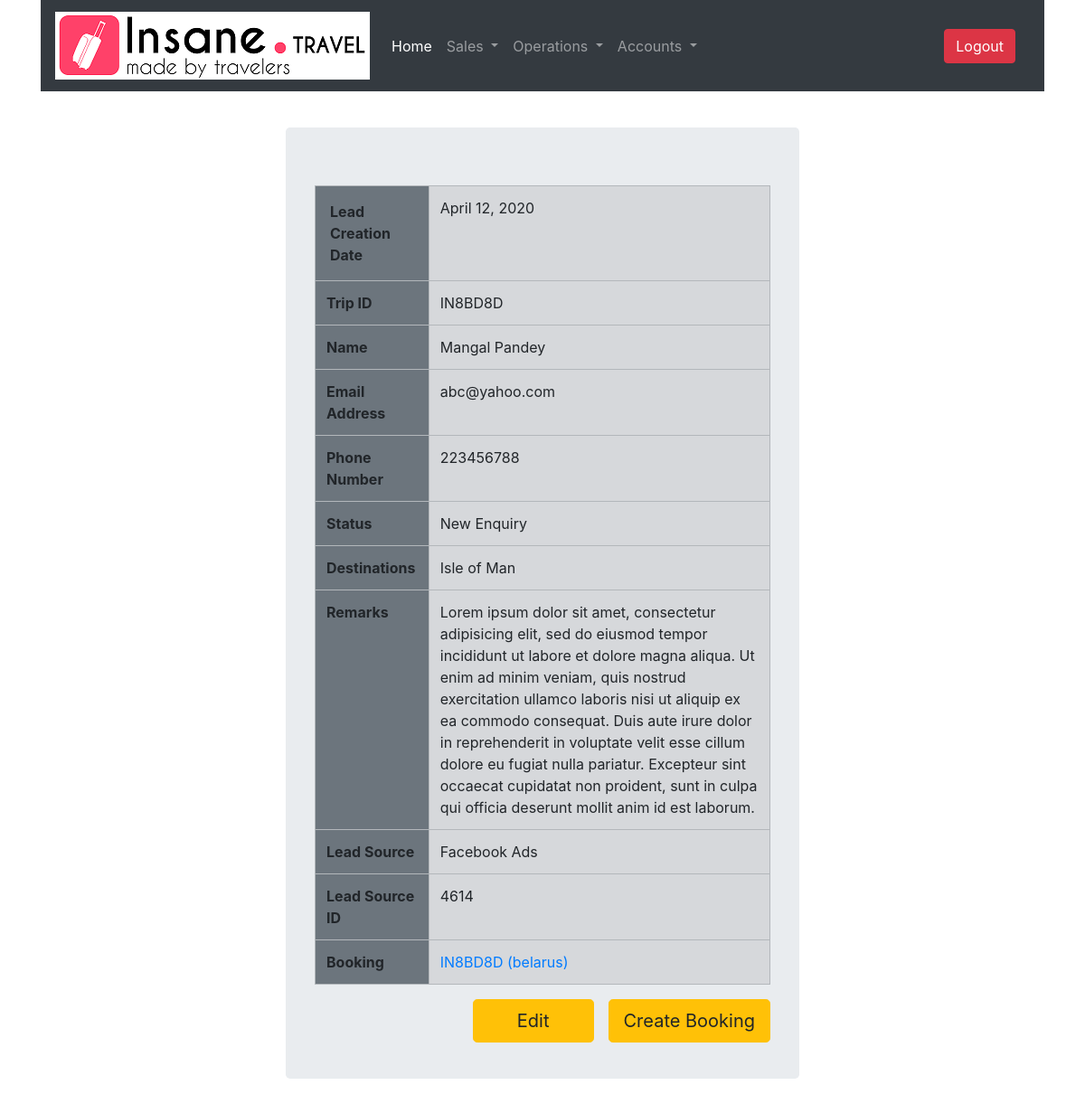
/sales/lead/21/ (signed in), run on the app's committed database.
### SalesApp/models.py (models this page shows, shortened)
class Lead(models.Model):
    lead_source_choices = [
        ('FNF', 'Friends & Family'),
        ('TT', 'Travel Triangle'),
        ('CRF', 'Customer Referral'),
        ('RPC', 'Repeat Customer'),
        ('FBAD','Facebook Ads'),
        ('B2B','B2B'),
        ('WEB','Website / Online Forums'),
    ]
    lead_status_choices = [
        ('NEW', 'New Enquiry'),
        ('QUOTED', 'Quoted'),
        ('BOOKED', 'Booked')
    ]
    customer = models.ForeignKey(Customer,related_name='Leads',on_delete=models.PROTECT)
    destinations = models.CharField(max_length=256)
    lead_source = models.CharField(max_length=256,choices=lead_source_choices,default='FNF')
    lead_source_id = models.CharField(max_length=25,blank=True)
    lead_status = models.CharField(max_length=25,choices=lead_status_choices,default='NEW')
    remarks = models.TextField(blank=True)
    trip_id = models.CharField(max_length=10,editable=False,unique=True,default=get_trip_id)
    creation_date = models.DateField(auto_now=True)

class Customer(models.Model):
    name = models.CharField(max_length=256)
    email = models.EmailField(unique=True)
    phone = models.PositiveIntegerField()

### OperationsApp/models.py (models this page shows, shortened)
class Booking(models.Model):
    status_choices = [
        ('BOOKED', 'Booked'),
        ('TRAVELLED', 'Travelled'),
        ('CLOSED', 'Closed')
    ]
    lead = models.OneToOneField(Lead,related_name='Booking',on_delete=models.PROTECT)
    customer = models.ForeignKey(Customer,related_name='Booking',editable=False,on_delete=models.PROTECT,null=True)
    status = models.CharField(max_length=25,choices=status_choices,default='BOOKED')
    booking_date = models.DateField()
    travel_date = models.DateField()
    booked_destinations = models.CharField(max_length=256)
    sale_amount = models.DecimalField(max_digits=19,decimal_places=2,blank=True,null=True)
    projected_revenue = models.DecimalField(max_digits=19,decimal_places=2,blank=True,null=True)
    actual_revenue = models.DecimalField(max_digits=19,decimal_places=2,blank=True,null=True)
    tcs_amount = models.DecimalField(max_digits=19,decimal_places=2,blank=True,null=True)
    gst_amount = models.DecimalField(max_digits=19,decimal_places=2,blank=True,null=True)
    commission_paid = models.DecimalField(max_digits=19,decimal_places=2,blank=True,null=True)
    trip_id = models.CharField(max_length=10,editable=False)

### SalesApp/views.py (the view)
# urls.py: path('lead/<int:pk>/',views.LeadDetailView.as_view(),name='lead_detail'),
class LeadDetailView(LoginRequiredMixin,DetailView):
    model = Lead
    def get_context_data(self,**kwargs):
        context = super(LeadDetailView,self).get_context_data(**kwargs)
        primary_key = self.kwargs.get('pk')
        context['bookings'] = Booking.objects.filter(lead = primary_key)
        return context

### SalesApp/templates/SalesApp/lead_detail.html (shortened to what this page needs)
{% extends "base_staff.html" %}
{% block content %}
<div class="container w-50 p-3">
  <br>
  <div class="jumbotron">
    <table class="table table-bordered table-hover table-secondary">
      <tr>
        <th class="bg-secondary th-customer-detail w-25 p-3">Lead Creation Date</th>
        <td>{{ lead.creation_date }}</td>
      </tr>
      <tr>
        <th class="bg-secondary th-customer-detail">Trip ID</th>
        <td>{{ lead.trip_id }}</td>
      </tr>
      <tr>
        <th class="bg-secondary th-customer-detail">Name</th>
        <td>{{ lead.customer.name }}</td>
      </tr>
      <tr>
        <th class="bg-secondary th-customer-detail">Email Address</th>
        <td>{{ lead.customer.email }}</td>
      </tr>
      <tr>
        <th class="bg-secondary th-customer-detail">Phone Number</th>
        <td>{{ lead.customer.phone }}</td>
      </tr>
      <tr>
        <th class="bg-secondary th-customer-detail">Status</th>
        <td>{{ lead.get_lead_status_display }}</td>
      </tr>
      <tr>
        <th class="bg-secondary th-customer-detail">Destinations</th>
        <td>{{ lead.destinations }}</td>
      </tr>
      <tr>
        <th class="bg-secondary th-customer-detail">Remarks</th>
        <td>{{ lead.remarks }}</td>
      </tr>
      <tr>
        <th class="bg-secondary th-customer-detail">Lead Source</th>
        <td>{{ lead.get_lead_source_display }}</td>
      </tr>
      <tr>
        <th class="bg-secondary th-customer-detail">Lead Source ID</th>
        <td>{{ lead.lead_source_id }}</td>
      </tr>
      <tr>
        <th class="bg-secondary th-customer-detail">Booking</th>
        <td>
          {% for booking in bookings %}
          <a href="{% url 'OperationsApp:booking_detail' pk=booking.pk %}">
          {{ booking.trip_id }} ({{booking.booked_destinations}})</td></a>
          {% endfor %}
      </tr>
    </table>
    <form method="GET" action="{% url 'OperationsApp:booking_create' %}">
        <button class="btn btn-warning btn-lg float-right" type="submit">Create Booking</button>
    </form>
    <a href="{% url 'SalesApp:lead_update' pk=lead.pk %}"> <button class="btn btn-warning btn-lg float-right px-5 mx-3" type="submit">Edit </button> </a>
    <br>
  </div>
</div>
{% endblock %}

### data on the page
Lead: creation_date "April 12, 2020", trip_id "IN8BD8D", customer.name "Mangal Pandey", customer.email "abc@yahoo.com", customer.phone "223456788", lead_status "New Enquiry", destinations "Isle of Man", remarks "Lorem ipsum dolor sit amet, consectetur adipisicing elit, sed do eiusmod tempor incididunt ut labore et dolore magna aliqua. Ut enim ad minim veniam, quis nostrud exercitation ullamco laboris nisi ut aliquip ex ea commodo consequat. Duis aute irure dolor in reprehenderit in voluptate velit esse cillum dolore eu fugiat nulla pariatur. Excepteur sint occaecat cupidatat non proident, sunt in culpa qui officia deserunt mollit anim id est laborum.", lead_source "Facebook Ads", lead_source_id "4614"
Booking: trip_id "IN8BD8D", booked_destinations "belarus"
